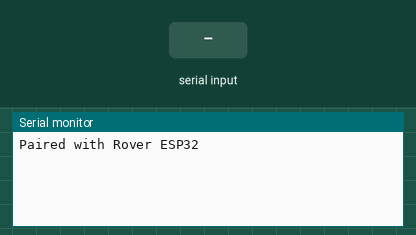
Bench run of a sketch on a simulated ESP32. On the bench: the last lines printed to the serial monitor. Inputs (shaded band) come from the test bench.

Above: at 2.2 s.
2.3 s: "1" received over the second serial link
At 3.5 s:
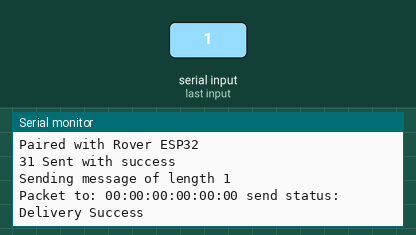
3.8 s: "0" received over the second serial link
At 4.8 s:
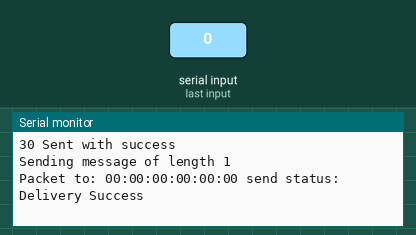
5.3 s: "2" received over the second serial link
At 6.0 s:
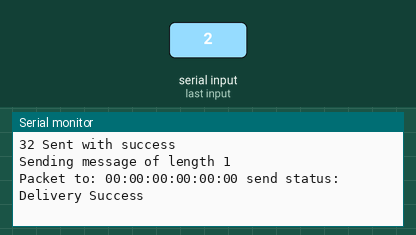

The sketch:

ESP32_BaseStation.ino
```cpp
#include <esp_now.h>
#include <WiFi.h>
#include <Adafruit_NeoPixel.h>

// MAC Address of the Rover ESP32
uint8_t broadcastAddress[] = {0xD4, 0xF9, 0x8D, 0x34, 0x3A, 0xAC};

// LED indicator
#define NEO_PIN 4
Adafruit_NeoPixel pixels(1, NEO_PIN, NEO_GRB + NEO_KHZ800);

#define MAX_PACKET_LENGTH 240

#define MAX_RTCM_DATA 1024
char rtcm_data[MAX_RTCM_DATA];

typedef struct struct_message
{
    char rtcm_data_to_send[MAX_PACKET_LENGTH];
    uint8_t bytes_sent;
} struct_message;

struct_message rtcm_message;

esp_now_peer_info_t peer_info;

// callback when data is sent
void OnDataSent(const uint8_t *mac_addr, esp_now_send_status_t status)
{
    char macStr[18];
    Serial.print("Packet to: ");
    // Copies the sender mac address to a string
    snprintf(macStr, sizeof(macStr), "%02x:%02x:%02x:%02x:%02x:%02x",
            mac_addr[0], mac_addr[1], mac_addr[2], mac_addr[3], mac_addr[4], mac_addr[5]);
    Serial.print(macStr);
    Serial.print(" send status:\t");
    Serial.println(status == ESP_NOW_SEND_SUCCESS ? "Delivery Success" : "Delivery Fail");
}

void setup()
{
    // USB serial connection
    Serial.begin(115200);

    // Wait for serial connection
    delay(1000);

    // GNSS hardware serial connection (rx/tx)
    // Receives RTCM correction data from the PX1125R
    Serial1.begin(115200, SERIAL_8N1, 21, 20);

    // Initialize ESP_Now
    WiFi.mode(WIFI_STA);
    if (esp_now_init() != ESP_OK)
    {
      Serial.println("Error initializing ESP-NOW");
      return;
    }

    esp_now_register_send_cb(OnDataSent);

    // Register peer
    peer_info.channel = 0;
    peer_info.encrypt = false;

    // Register first peer
    memcpy(peer_info.peer_addr, broadcastAddress, 6);
    while (esp_now_add_peer(&peer_info) != ESP_OK)
    {
        Serial.println("Rover ESP32 not found, delay and try again ...");
        delay(500);
    }
    Serial.println("Paired with Rover ESP32");

}

void loop()
{

    int data_counter = 0;
    bool data_available = false;

    // Get RTCM correction data from PX1125R
    if (Serial1.available())
    {
        // Read a burst of GNSS data, the PX11XX receivers send RTCM
        // data in bursts of messages with hundreds of milliseconds
        // between each burst
        unsigned long last_read_time = millis();
        while (Serial1.available() || (millis() - last_read_time) < 50)
        {
            if (Serial1.available() && data_counter<MAX_RTCM_DATA)
            {
                // Read data from GNSS via serial
                rtcm_data[data_counter] = Serial1.read();
                data_counter++;
                data_available = true;
                last_read_time = millis();
            }
        }
    }
    if (data_available)
    {
        int data_length = data_counter;

        char last_rtcm_char = 0;

        unsigned int message_index = 0;

        // Loop over all data break into separate RTCM messages
        for (int i=0;i<data_length;i++)
        {
            // Read data into message to send
            rtcm_message.rtcm_data_to_send[message_index] = rtcm_data[i];
            Serial.print(rtcm_message.rtcm_data_to_send[message_index],HEX);Serial.print(" ");

            // End of data set
            if(i == data_length-1)
            {
                // TODO: Send message rtcm_data_to_send of length message_index+1 (0 base storage)
                rtcm_message.bytes_sent = message_index+1;
                sendTransmission();
                Serial.println();Serial.print("Sending message of length ");Serial.println(message_index+1);
            }
            // New message start
            else if (i>2 && (last_rtcm_char == 0XD3 && rtcm_message.rtcm_data_to_send[message_index] == 0X00))
            {
                // Message ended two data points ago (0 base storage)
                int msg_length = message_index - 1;
                // TODO: Send message rtcm_data_to_send of msg_length
                rtcm_message.bytes_sent = msg_length;
                sendTransmission();
                Serial.println();Serial.print("Sending message of length ");Serial.println(msg_length);

                // Start the next message
                rtcm_message.rtcm_data_to_send[0] = 0XD3;
                Serial.print(rtcm_message.rtcm_data_to_send[0],HEX);Serial.print(" ");

                rtcm_message.rtcm_data_to_send[1] = 0X00;
                Serial.print(rtcm_message.rtcm_data_to_send[1],HEX);Serial.print(" ");

                message_index = 1;
            }
            // Save previous value and increment message index
            last_rtcm_char = rtcm_message.rtcm_data_to_send[message_index];
            message_index++;

        }

        // All data sent, no data available
        data_available = false;
    }

}

void sendTransmission()
{
    esp_err_t result = esp_now_send(broadcastAddress, (uint8_t *) &rtcm_message, sizeof(rtcm_message));

    if (result == ESP_OK)
    {
        Serial.println("Sent with success");
    }
    else
    {
        Serial.println("Error sending the data");
    }
}
```

Measured:
- after the input at 2.3 s, the serial monitor: prints a new line after 0.05 s (image 1)
- after the input at 3.8 s, the serial monitor: prints a new line after 0.05 s (image 2)
- after the input at 5.3 s, the serial monitor: prints a new line after 0.05 s (image 3)
